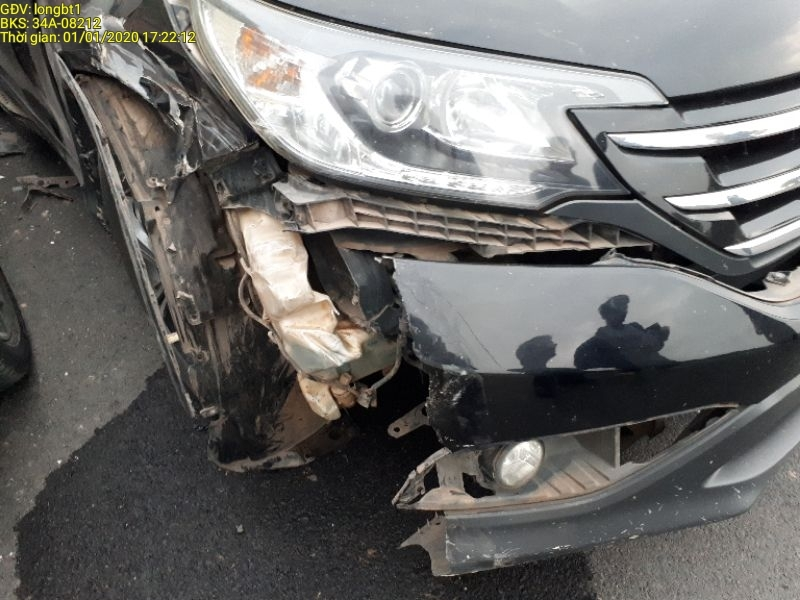
#> input picture sample_claim_images/fraudulent_claim_1.jpg, 800 x 600 px
$ python -i image_utils.py   (imports and definitions only)   (older library calls are emulated)
#> lines starting #> are read from the running program, lines starting #| are printed output that depends on the picture; after the words box and inside, x2 and y2 are one past the last pixel; in counts of white or black regions, pixels touching at a corner belong together
"""
Purpose:
    Utility functions for image validation and a lightweight damage-assessment proxy.

Related PRD:
    - FR-02: MVP image validation through a pretrained YOLOv8n-based proxy.
    - Architecture: Damage Assessment Agent uses a pretrained YOLOv8n proxy.

Important design note:
    This module deliberately does not claim true dent/scratch/crack detection.
    It is intended only as a workflow validation proxy until a future VehiDE-based
    damage-classification model is integrated.

Inputs:
    - vehicle_image_path: path to a local image file

Outputs:
    - Dictionary with:
        * damage_detected
        * damage_confidence
        * damage_severity_score
        * damage_assessment_summary

Dependencies:
    - ultralytics (pretrained YOLOv8n)
    - Python standard library only for file checks

Integration:
    The helper is consumed by the damage assessment agent without affecting the
    existing LangGraph workflow or shared ClaimState contract.
"""

from __future__ import annotations

import os
from typing import Any, Dict, Optional, Tuple

import cv2
import numpy as np

# -----------------------------------------------------------------------------
# Configuration
# -----------------------------------------------------------------------------
VEHIDE_DATASET_PATH = os.environ.get(
    "VEHIDE_DATASET_PATH",
    r"C:\Users\myogeshk\Downloads\archive (1)",
)


# -----------------------------------------------------------------------------
# Public helpers
# -----------------------------------------------------------------------------
def get_vehide_dataset_path() -> str:
    """Return the configured VehiDE dataset path for future integration."""
    return VEHIDE_DATASET_PATH


# [14 lines left out: function validate_vehicle_image_path, not called in this run]


def _clip01(value: float) -> float:
    return float(np.clip(value, 0.0, 1.0))


# [29 lines left out: functions _estimate_region_label, _severity_label_from_percentage, not called in this run]


def _extract_opencv_damage_features(image_path: str, vehicle_box: Optional[list] = None) -> Dict[str, float]:
    """Compute image-structure signals for damage estimation without training."""
    image = cv2.imread(image_path, cv2.IMREAD_COLOR)
#> image is the input picture: shape (600, 800, 3); mean B, G, R 105.2, 106.9, 108.1
    if image is None:
        return {
            "edge_density": 0.0,
            "contour_density": 0.0,
            "contour_coverage_percentage": 0.0,
            "damaged_area_ratio": 0.0,
            "texture_irregularity": 0.0,
            "brightness_variance": 0.0,
        }

    gray = cv2.cvtColor(image, cv2.COLOR_BGR2GRAY)
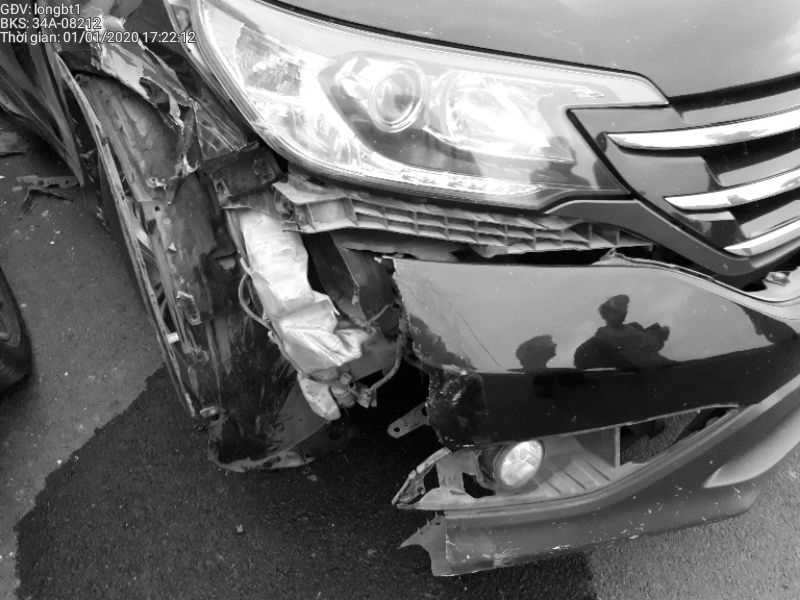
#> gray: shape (600, 800); min 0, max 255, mean 107.1
    blur = cv2.GaussianBlur(gray, (5, 5), 0)
    edges = cv2.Canny(blur, 50, 150)
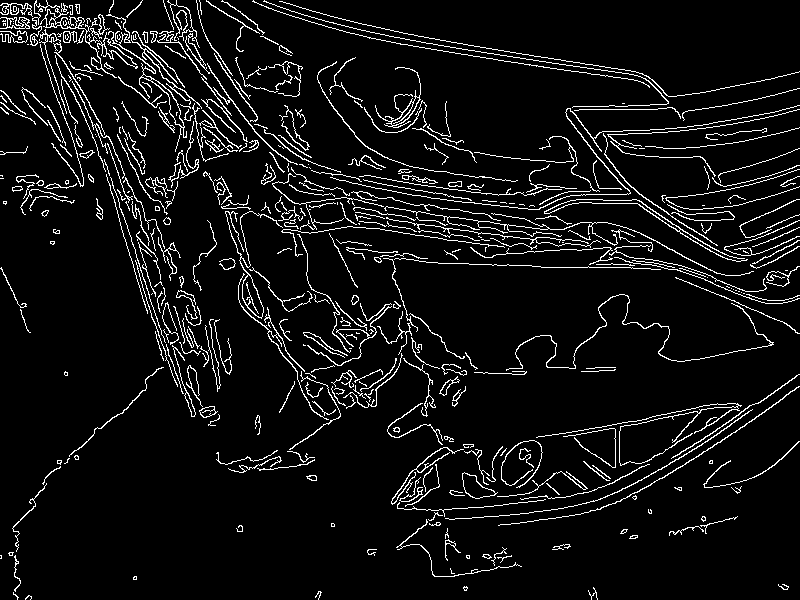
#> edges: shape (600, 800); 6.8% white in thin lines or dots
    edge_density = float(np.mean(edges > 0) / 255.0)
#> edge_density = 0.000268

    contours, _ = cv2.findContours(edges, cv2.RETR_EXTERNAL, cv2.CHAIN_APPROX_SIMPLE)
#> contours = 421 contours, 300 with area under 20; largest, box (x1, y1, x2, y2) and area: (225, 211, 283, 319) 572, (544, 199, 748, 262) 561, (106, 14, 187, 152) 452, (462, 472, 498, 499) 446, (40, 8, 138, 78) 298
    contour_density = min(1.0, len(contours) / max(1, (gray.shape[0] * gray.shape[1]) / 1500.0))
#> contour_density = 1

    laplacian = cv2.Laplacian(blur, cv2.CV_64F)
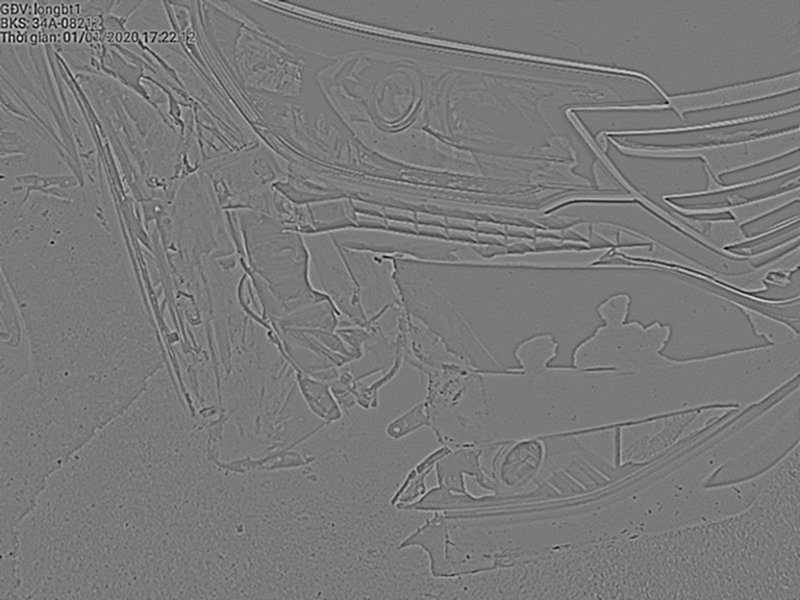
#> laplacian: shape (600, 800) float64; min -71, max 77, mean 0; drawn with min black and max white
    texture_irregularity = _clip01(float(np.std(laplacian) / 80.0))
#> texture_irregularity = 0.0901
    brightness_variance = _clip01(float(np.std(gray) / 80.0))
#> brightness_variance = 0.853

    contour_coverage_percentage = 0.0
    if contours:
        contour_areas = [cv2.contourArea(c) for c in contours if cv2.contourArea(c) > 25]
#> contour_areas = 94 values, max 571.5 at index 38, min 26 at index 26, mean 80.64
        total_contour_area = float(sum(contour_areas))
#> total_contour_area = 7580
        vehicle_area = float(gray.shape[0] * gray.shape[1])
#> vehicle_area = 480000
        if vehicle_box and len(vehicle_box) >= 4:
            x1, y1, x2, y2 = [max(0.0, float(v)) for v in vehicle_box[:4]]
            vehicle_w = max(1.0, abs(x2 - x1))
            vehicle_h = max(1.0, abs(y2 - y1))
            vehicle_area = max(1.0, vehicle_w * vehicle_h)
        contour_coverage_percentage = min(100.0, (total_contour_area / max(vehicle_area, 1.0)) * 100.0)
#> contour_coverage_percentage = 1.58

    damaged_area_ratio = _clip01(contour_coverage_percentage / 100.0)
#> damaged_area_ratio = 0.0158

    return {
        "edge_density": edge_density,
        "contour_density": contour_density,
        "contour_coverage_percentage": contour_coverage_percentage,
        "damaged_area_ratio": damaged_area_ratio,
        "texture_irregularity": texture_irregularity,
        "brightness_variance": brightness_variance,
    }


# [178 lines left out: functions _extract_yolo_vehicle_proxy, _build_hybrid_summary, assess_vehicle_damage, not called in this run]

>>> result = _extract_opencv_damage_features('../sample_claim_images/fraudulent_claim_1.jpg')
#> result = {'edge_density': 0.000268, 'contour_density': 1, 'contour_coverage_percentage': 1.58, 'damaged_area_ratio': 0.0158, 'texture_irregularity': 0.0901, 'brightness_variance': 0.853}

$ run again, on sample_claim_images/fraudulent_claim_2.jpg
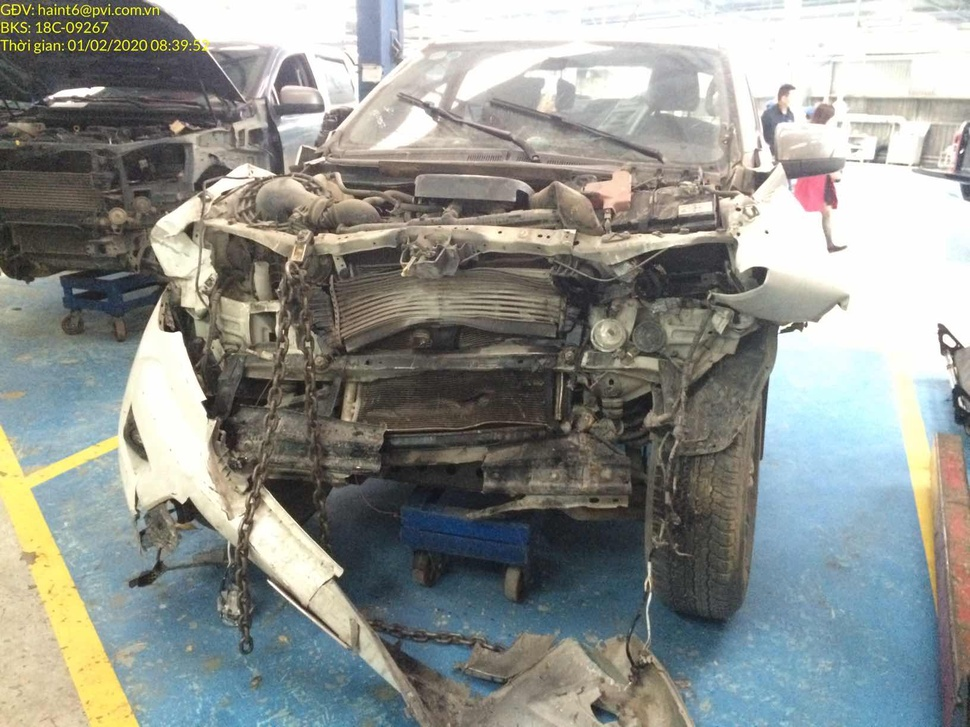
#> input picture sample_claim_images/fraudulent_claim_2.jpg, 970 x 727 px, shrunk from 1632 x 1224 before the run
#> in _extract_opencv_damage_features, image is the input picture: shape (727, 970, 3); mean B, G, R 142.9, 147.5, 144.1
#> in _extract_opencv_damage_features, `edges = cv2.Canny(blur, 50, 150)`:
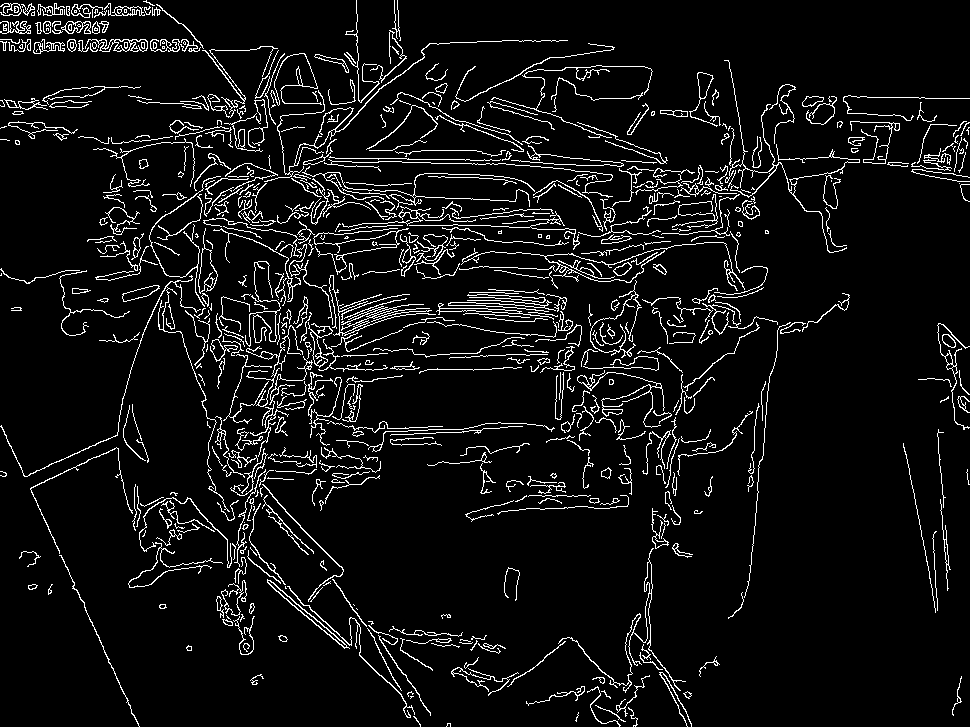
#> edges: shape (727, 970); 6.7% white in thin lines or dots
#> edge_density = 0.000264
#> contours = 625 contours, 446 with area under 20; largest, box (x1, y1, x2, y2) and area: (198, 228, 218, 294) 512, (85, 39, 148, 52) 456, (267, 579, 350, 649) 411, (122, 285, 160, 302) 274, (689, 72, 718, 127) 272
#> contour_density = 1
#> in _extract_opencv_damage_features, `laplacian = cv2.Laplacian(blur, cv2.CV_64F)`:
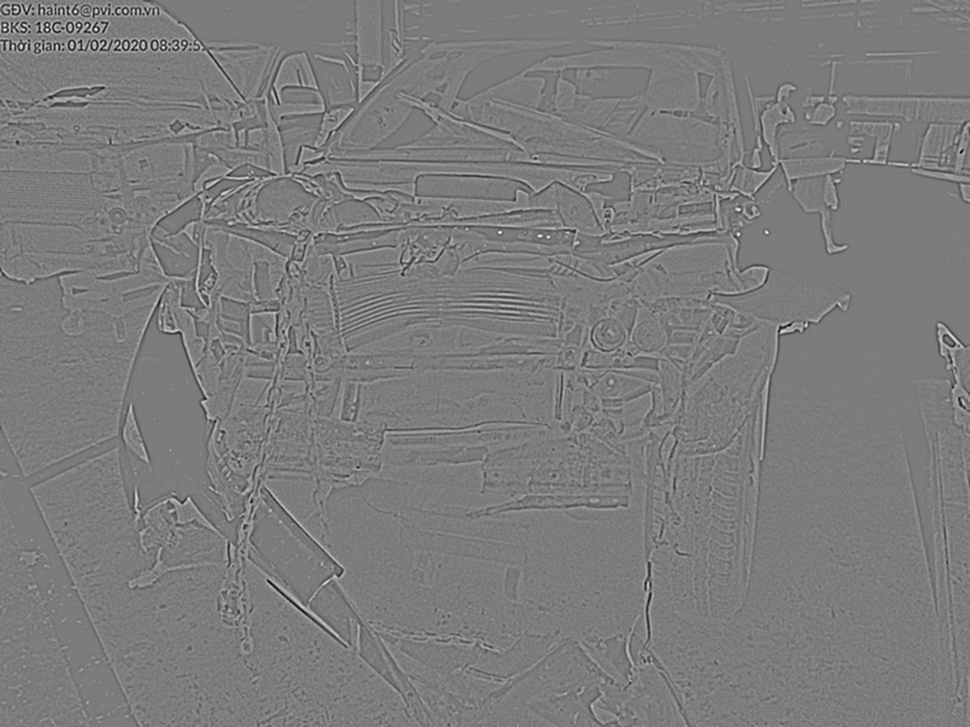
#> laplacian: shape (727, 970) float64; min -69, max 72, mean 0; drawn with min black and max white
#> texture_irregularity = 0.0829
#> brightness_variance = 0.868
#> contour_areas = 154 values, max 512 at index 90, min 25.5 at index 61, mean 76.45
#> total_contour_area = 11774
#> contour_coverage_percentage = 1.67
#> damaged_area_ratio = 0.0167
#> result = {'edge_density': 0.000264, 'contour_density': 1, 'contour_coverage_percentage': 1.67, 'damaged_area_ratio': 0.0167, 'texture_irregularity': 0.0829, 'brightness_variance': 0.868}

$ run again, on sample_claim_images/high_risk_claim_1.jpg
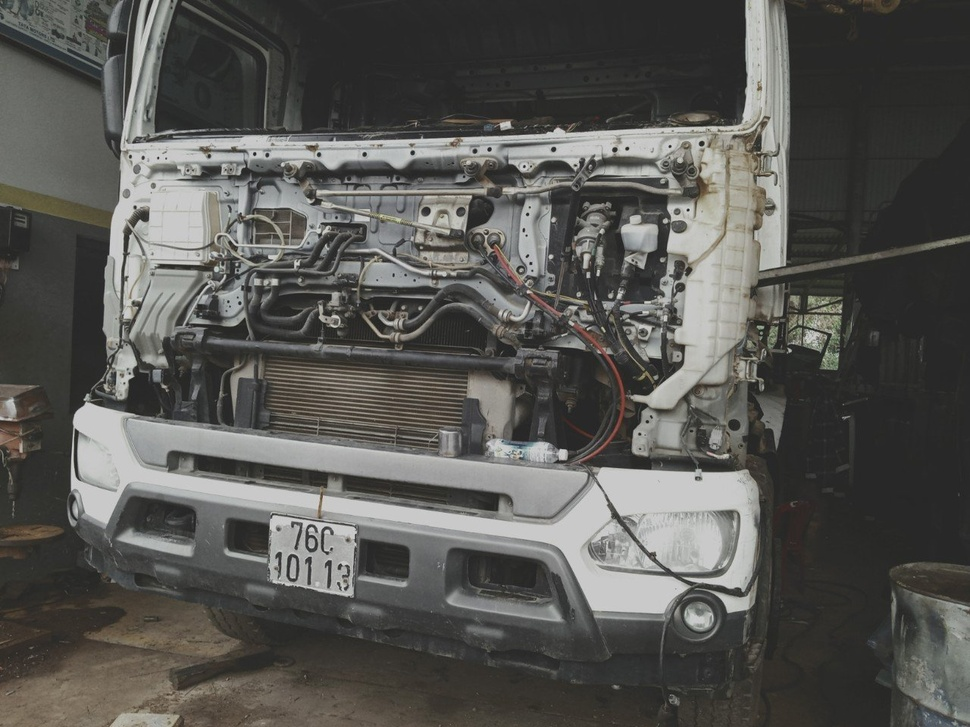
#> input picture sample_claim_images/high_risk_claim_1.jpg, 970 x 727 px, shrunk from 1280 x 960 before the run
#> in _extract_opencv_damage_features, image is the input picture: shape (727, 970, 3); mean B, G, R 83, 86.5, 87
#> in _extract_opencv_damage_features, `edges = cv2.Canny(blur, 50, 150)`:
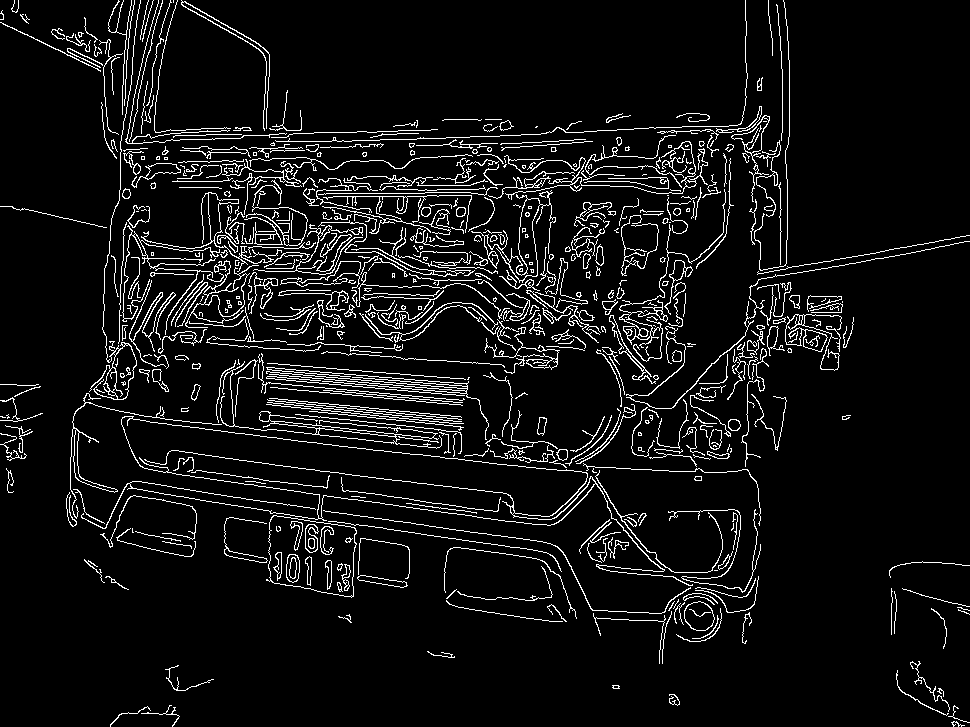
#> edges: shape (727, 970); 6.9% white in thin lines or dots
#> edge_density = 0.000272
#> contours = 521 contours, 394 with area under 20; largest, box (x1, y1, x2, y2) and area: (81, 416, 693, 586) 23473, (266, 515, 357, 598) 5770, (471, 190, 556, 283) 1437, (89, 0, 141, 400) 1143, (220, 361, 442, 449) 965
#> contour_density = 1
#> in _extract_opencv_damage_features, `laplacian = cv2.Laplacian(blur, cv2.CV_64F)`:
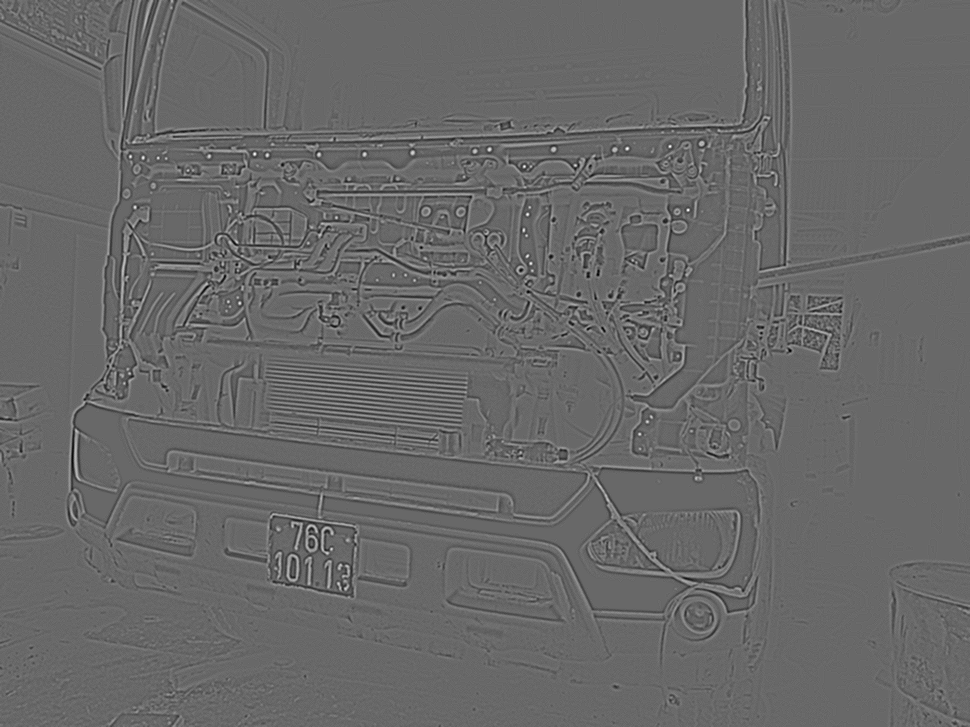
#> laplacian: shape (727, 970) float64; min -59, max 85, mean 0; drawn with min black and max white
#> texture_irregularity = 0.0888
#> brightness_variance = 0.65
#> contour_areas = 101 values, max 23473 at index 17, min 26 at index 5, mean 434.2
#> total_contour_area = 43858.5
#> contour_coverage_percentage = 6.22
#> damaged_area_ratio = 0.0622
#> result = {'edge_density': 0.000272, 'contour_density': 1, 'contour_coverage_percentage': 6.22, 'damaged_area_ratio': 0.0622, 'texture_irregularity': 0.0888, 'brightness_variance': 0.65}
